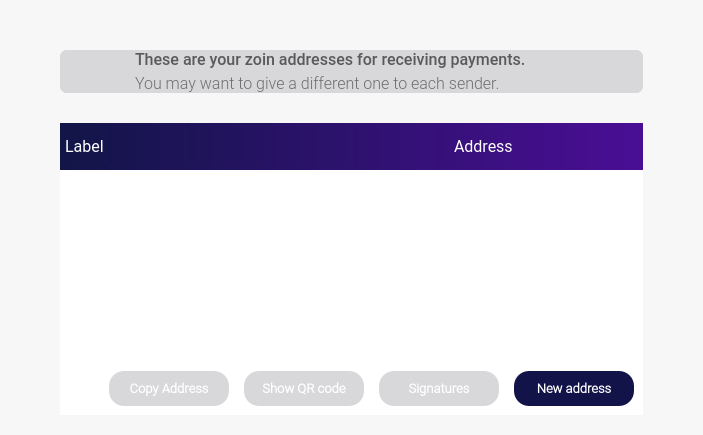
        <widget class="QFrame" name="frame">
         <property name="palette">
          <palette>
           <active>
            <colorrole role="Button">
             <brush brushstyle="SolidPattern">
              <color alpha="250">
               <red>247</red>
               <green>247</green>
               <blue>247</blue>
              </color>
             </brush>
            </colorrole>
            <colorrole role="Base">
             <brush brushstyle="SolidPattern">
              <color alpha="250">
               <red>247</red>
               <green>247</green>
               <blue>247</blue>
              </color>
             </brush>
            </colorrole>
            <colorrole role="Window">
             <brush brushstyle="SolidPattern">
              <color alpha="250">
               <red>247</red>
               <green>247</green>
               <blue>247</blue>
              </color>
             </brush>
            </colorrole>
           </active>
           <inactive>
            <colorrole role="Button">
             <brush brushstyle="SolidPattern">
              <color alpha="250">
               <red>247</red>
               <green>247</green>
               <blue>247</blue>
              </color>
             </brush>
            </colorrole>
            <colorrole role="Base">
             <brush brushstyle="SolidPattern">
              <color alpha="250">
               <red>247</red>
               <green>247</green>
               <blue>247</blue>
              </color>
             </brush>
            </colorrole>
            <colorrole role="Window">
             <brush brushstyle="SolidPattern">
              <color alpha="250">
               <red>247</red>
               <green>247</green>
               <blue>247</blue>
              </color>
             </brush>
            </colorrole>
           </inactive>
           <disabled>
            <colorrole role="Button">
             <brush brushstyle="SolidPattern">
              <color alpha="250">
               <red>247</red>
               <green>247</green>
               <blue>247</blue>
              </color>
             </brush>
            </colorrole>
            <colorrole role="Base">
             <brush brushstyle="SolidPattern">
              <color alpha="250">
               <red>247</red>
               <green>247</green>
               <blue>247</blue>
              </color>
             </brush>
            </colorrole>
            <colorrole role="Window">
             <brush brushstyle="SolidPattern">
              <color alpha="250">
               <red>247</red>
               <green>247</green>
               <blue>247</blue>
              </color>
             </brush>
            </colorrole>
           </disabled>
          </palette>
         </property>
         <property name="styleSheet">
          <string notr="true"/>
         </property>
         <property name="frameShape">
          <enum>QFrame::NoFrame</enum>
         </property>
         <property name="frameShadow">
          <enum>QFrame::Raised</enum>
         </property>
         <property name="lineWidth">
          <number>1</number>
         </property>
         <property name="midLineWidth">
          <number>0</number>
         </property>
         <layout class="QVBoxLayout" name="verticalLayout_4">
          <property name="spacing">
           <number>0</number>
          </property>
          <property name="leftMargin">
           <number>60</number>
          </property>
          <property name="topMargin">
           <number>50</number>
          </property>
          <property name="rightMargin">
           <number>60</number>
          </property>
          <property name="bottomMargin">
           <number>0</number>
          </property>
          <item>
           <widget class="QFrame" name="balance_frame">
            <property name="enabled">
             <bool>true</bool>
            </property>
            <property name="palette">
             <palette>
              <active>
               <colorrole role="Button">
                <brush brushstyle="SolidPattern">
                 <color alpha="255">
                  <red>216</red>
                  <green>216</green>
                  <blue>219</blue>
                 </color>
                </brush>
               </colorrole>
               <colorrole role="Base">
                <brush brushstyle="SolidPattern">
                 <color alpha="255">
                  <red>216</red>
                  <green>216</green>
                  <blue>219</blue>
                 </color>
                </brush>
               </colorrole>
               <colorrole role="Window">
                <brush brushstyle="SolidPattern">
                 <color alpha="255">
                  <red>216</red>
                  <green>216</green>
                  <blue>219</blue>
                 </color>
                </brush>
               </colorrole>
              </active>
              <inactive>
               <colorrole role="Button">
                <brush brushstyle="SolidPattern">
                 <color alpha="255">
                  <red>216</red>
                  <green>216</green>
                  <blue>219</blue>
                 </color>
                </brush>
               </colorrole>
               <colorrole role="Base">
                <brush brushstyle="SolidPattern">
                 <color alpha="255">
                  <red>216</red>
                  <green>216</green>
                  <blue>219</blue>
                 </color>
                </brush>
               </colorrole>
               <colorrole role="Window">
                <brush brushstyle="SolidPattern">
                 <color alpha="255">
                  <red>216</red>
                  <green>216</green>
                  <blue>219</blue>
                 </color>
                </brush>
               </colorrole>
              </inactive>
              <disabled>
               <colorrole role="Button">
                <brush brushstyle="SolidPattern">
                 <color alpha="255">
                  <red>216</red>
                  <green>216</green>
                  <blue>219</blue>
                 </color>
                </brush>
               </colorrole>
               <colorrole role="Base">
                <brush brushstyle="SolidPattern">
                 <color alpha="255">
                  <red>216</red>
                  <green>216</green>
                  <blue>219</blue>
                 </color>
                </brush>
               </colorrole>
               <colorrole role="Window">
                <brush brushstyle="SolidPattern">
                 <color alpha="255">
                  <red>216</red>
                  <green>216</green>
                  <blue>219</blue>
                 </color>
                </brush>
               </colorrole>
              </disabled>
             </palette>
            </property>
            <property name="contextMenuPolicy">
             <enum>Qt::DefaultContextMenu</enum>
            </property>
            <property name="styleSheet">
             <string notr="true">background-color: rgb(216, 216, 219);
border:0;
border-radius:7px;
border-style:solid;</string>
            </property>
            <property name="frameShape">
             <enum>QFrame::StyledPanel</enum>
            </property>
            <property name="frameShadow">
             <enum>QFrame::Plain</enum>
            </property>
            <property name="lineWidth">
             <number>1</number>
            </property>
            <layout class="QHBoxLayout" name="horizontalLayout_4">
             <property name="spacing">
              <number>0</number>
             </property>
             <property name="sizeConstraint">
              <enum>QLayout::SetDefaultConstraint</enum>
             </property>
             <property name="leftMargin">
              <number>0</number>
             </property>
             <property name="topMargin">
              <number>0</number>
             </property>
             <property name="rightMargin">
              <number>0</number>
             </property>
             <property name="bottomMargin">
              <number>0</number>
             </property>
             <item>
              <widget class="QPushButton" name="pushButton_3">
               <property name="sizePolicy">
                <sizepolicy hsizetype="Fixed" vsizetype="Preferred">
                 <horstretch>0</horstretch>
                 <verstretch>0</verstretch>
                </sizepolicy>
               </property>
               <property name="minimumSize">
                <size>
                 <width>75</width>
                 <height>0</height>
                </size>
               </property>
               <property name="text">
                <string/>
               </property>
               <property name="icon">
                <iconset resource="../../bitcoin.qrc">
                 <normaloff>:/icons/Exports_47</normaloff>:/icons/Exports_47</iconset>
               </property>
               <property name="iconSize">
                <size>
                 <width>70</width>
                 <height>70</height>
                </size>
               </property>
              </widget>
             </item>
             <item>
              <layout class="QVBoxLayout" name="verticalLayout_6">
               <property name="spacing">
                <number>5</number>
               </property>
               <property name="leftMargin">
                <number>0</number>
               </property>
               <property name="topMargin">
                <number>0</number>
               </property>
               <property name="bottomMargin">
                <number>0</number>
               </property>
               <item>
                <widget class="QLabel" name="label_3">
                 <property name="enabled">
                  <bool>false</bool>
                 </property>
                 <property name="sizePolicy">
                  <sizepolicy hsizetype="Preferred" vsizetype="Preferred">
                   <horstretch>0</horstretch>
                   <verstretch>0</verstretch>
                  </sizepolicy>
                 </property>
                 <property name="font">
                  <font>
                   <family>Roboto Medium</family>
                   <pointsize>12</pointsize>
                   <weight>50</weight>
                   <bold>false</bold>
                  </font>
                 </property>
                 <property name="layoutDirection">
                  <enum>Qt::LeftToRight</enum>
                 </property>
                 <property name="autoFillBackground">
                  <bool>false</bool>
                 </property>
                 <property name="styleSheet">
                  <string notr="true">color: rgb(90, 90, 90);</string>
                 </property>
                 <property name="text">
                  <string>These are your zoin addresses for receiving payments.</string>
                 </property>
                 <property name="alignment">
                  <set>Qt::AlignBottom|Qt::AlignLeading|Qt::AlignLeft</set>
                 </property>
                 <property name="indent">
                  <number>-1</number>
                 </property>
                </widget>
               </item>
               <item>
                <widget class="QLabel" name="labelUnconfirmed">
                 <property name="enabled">
                  <bool>false</bool>
                 </property>
                 <property name="sizePolicy">
                  <sizepolicy hsizetype="Preferred" vsizetype="Preferred">
                   <horstretch>0</horstretch>
                   <verstretch>0</verstretch>
                  </sizepolicy>
                 </property>
                 <property name="font">
                  <font>
                   <family>Roboto Light</family>
                   <pointsize>12</pointsize>
                   <weight>50</weight>
                   <bold>false</bold>
                  </font>
                 </property>
                 <property name="cursor">
                  <cursorShape>IBeamCursor</cursorShape>
                 </property>
                 <property name="toolTip">
                  <string>Total of transactions that have yet to be confirmed, and do not yet count toward the current balance</string>
                 </property>
                 <property name="layoutDirection">
                  <enum>Qt::LeftToRight</enum>
                 </property>
                 <property name="styleSheet">
                  <string notr="true">color: rgb(110, 110, 110);</string>
                 </property>
                 <property name="text">
                  <string notr="true">You may want to give a different one to each sender.</string>
                 </property>
                 <property name="alignment">
                  <set>Qt::AlignLeading|Qt::AlignLeft|Qt::AlignTop</set>
                 </property>
                 <property name="textInteractionFlags">
                  <set>Qt::LinksAccessibleByMouse|Qt::TextSelectableByKeyboard|Qt::TextSelectableByMouse</set>
                 </property>
                </widget>
               </item>
              </layout>
             </item>
            </layout>
           </widget>
          </item>
          <item>
           <layout class="QVBoxLayout" name="verticalLayout_11">
            <property name="topMargin">
             <number>30</number>
            </property>
           </layout>
          </item>
          <item>
           <widget class="QFrame" name="frame_4">
            <property name="palette">
             <palette>
              <active>
               <colorrole role="Button">
                <brush brushstyle="SolidPattern">
                 <color alpha="255">
                  <red>216</red>
                  <green>216</green>
                  <blue>219</blue>
                 </color>
                </brush>
               </colorrole>
               <colorrole role="Base">
                <brush brushstyle="SolidPattern">
                 <color alpha="255">
                  <red>216</red>
                  <green>216</green>
                  <blue>219</blue>
                 </color>
                </brush>
               </colorrole>
               <colorrole role="Window">
                <brush brushstyle="SolidPattern">
                 <color alpha="255">
                  <red>216</red>
                  <green>216</green>
                  <blue>219</blue>
                 </color>
                </brush>
               </colorrole>
              </active>
              <inactive>
               <colorrole role="Button">
                <brush brushstyle="SolidPattern">
                 <color alpha="255">
                  <red>216</red>
                  <green>216</green>
                  <blue>219</blue>
                 </color>
                </brush>
               </colorrole>
               <colorrole role="Base">
                <brush brushstyle="SolidPattern">
                 <color alpha="255">
                  <red>216</red>
                  <green>216</green>
                  <blue>219</blue>
                 </color>
                </brush>
               </colorrole>
               <colorrole role="Window">
                <brush brushstyle="SolidPattern">
                 <color alpha="255">
                  <red>216</red>
                  <green>216</green>
                  <blue>219</blue>
                 </color>
                </brush>
               </colorrole>
              </inactive>
              <disabled>
               <colorrole role="Button">
                <brush brushstyle="SolidPattern">
                 <color alpha="255">
                  <red>216</red>
                  <green>216</green>
                  <blue>219</blue>
                 </color>
                </brush>
               </colorrole>
               <colorrole role="Base">
                <brush brushstyle="SolidPattern">
                 <color alpha="255">
                  <red>216</red>
                  <green>216</green>
                  <blue>219</blue>
                 </color>
                </brush>
               </colorrole>
               <colorrole role="Window">
                <brush brushstyle="SolidPattern">
                 <color alpha="255">
                  <red>216</red>
                  <green>216</green>
                  <blue>219</blue>
                 </color>
                </brush>
               </colorrole>
              </disabled>
             </palette>
            </property>
            <property name="styleSheet">
             <string notr="true">background-color: rgb(216, 216, 219);
border:0;</string>
            </property>
            <property name="frameShape">
             <enum>QFrame::StyledPanel</enum>
            </property>
            <property name="frameShadow">
             <enum>QFrame::Raised</enum>
            </property>
            <layout class="QVBoxLayout" name="verticalLayout">
             <property name="spacing">
              <number>0</number>
             </property>
             <property name="leftMargin">
              <number>0</number>
             </property>
             <property name="topMargin">
              <number>0</number>
             </property>
             <property name="rightMargin">
              <number>0</number>
             </property>
             <property name="bottomMargin">
              <number>0</number>
             </property>
             <item>
              <widget class="QFrame" name="frame_2">
               <property name="sizePolicy">
                <sizepolicy hsizetype="Preferred" vsizetype="Preferred">
                 <horstretch>0</horstretch>
                 <verstretch>0</verstretch>
                </sizepolicy>
               </property>
               <property name="minimumSize">
                <size>
                 <width>0</width>
                 <height>0</height>
                </size>
               </property>
               <property name="styleSheet">
                <string notr="true">color:white;
background: QLinearGradient(x1: 0, y1: 0, x2: 1, y2: 0, stop: 0 #121548, stop: 1 #4a0e95);
border:0;
</string>
               </property>
               <property name="frameShape">
                <enum>QFrame::StyledPanel</enum>
               </property>
               <property name="frameShadow">
                <enum>QFrame::Raised</enum>
               </property>
               <property name="lineWidth">
                <number>0</number>
               </property>
               <layout class="QHBoxLayout" name="horizontalLayout_6">
                <property name="spacing">
                 <number>60</number>
                </property>
                <property name="leftMargin">
                 <number>5</number>
                </property>
                <property name="topMargin">
                 <number>5</number>
                </property>
                <property name="rightMargin">
                 <number>0</number>
                </property>
                <property name="bottomMargin">
                 <number>5</number>
                </property>
                <item>
                 <widget class="QFrame" name="frame_5">
                  <property name="frameShape">
                   <enum>QFrame::StyledPanel</enum>
                  </property>
                  <property name="frameShadow">
                   <enum>QFrame::Raised</enum>
                  </property>
                  <layout class="QHBoxLayout" name="horizontalLayout_2">
                   <property name="spacing">
                    <number>200</number>
                   </property>
                   <property name="leftMargin">
                    <number>0</number>
                   </property>
                   <property name="rightMargin">
                    <number>0</number>
                   </property>
                   <item>
                    <widget class="QLabel" name="label">
                     <property name="font">
                      <font>
                       <family>Roboto</family>
                       <pointsize>12</pointsize>
                       <weight>50</weight>
                       <bold>false</bold>
                      </font>
                     </property>
                     <property name="styleSheet">
                      <string notr="true">background-color: rgb(0,0,0,0);</string>
                     </property>
                     <property name="text">
                      <string>Label</string>
                     </property>
                    </widget>
                   </item>
                   <item>
                    <widget class="QLabel" name="label_4">
                     <property name="font">
                      <font>
                       <family>Roboto</family>
                       <pointsize>12</pointsize>
                       <weight>50</weight>
                       <bold>false</bold>
                      </font>
                     </property>
                     <property name="styleSheet">
                      <string notr="true">background-color: rgb(0,0,0,0);</string>
                     </property>
                     <property name="text">
                      <string>Address</string>
                     </property>
                    </widget>
                   </item>
                  </layout>
                 </widget>
                </item>
               </layout>
              </widget>
             </item>
             <item>
              <widget class="QTableView" name="tableView">
               <property name="palette">
                <palette>
                 <active>
                  <colorrole role="Button">
                   <brush brushstyle="SolidPattern">
                    <color alpha="255">
                     <red>255</red>
                     <green>255</green>
                     <blue>255</blue>
                    </color>
                   </brush>
                  </colorrole>
                  <colorrole role="Base">
                   <brush brushstyle="SolidPattern">
                    <color alpha="255">
                     <red>255</red>
                     <green>255</green>
                     <blue>255</blue>
                    </color>
                   </brush>
                  </colorrole>
                  <colorrole role="Window">
                   <brush brushstyle="SolidPattern">
                    <color alpha="255">
                     <red>255</red>
                     <green>255</green>
                     <blue>255</blue>
                    </color>
                   </brush>
                  </colorrole>
                 </active>
                 <inactive>
                  <colorrole role="Button">
                   <brush brushstyle="SolidPattern">
                    <color alpha="255">
                     <red>255</red>
                     <green>255</green>
                     <blue>255</blue>
                    </color>
                   </brush>
                  </colorrole>
                  <colorrole role="Base">
                   <brush brushstyle="SolidPattern">
                    <color alpha="255">
                     <red>255</red>
                     <green>255</green>
                     <blue>255</blue>
                    </color>
                   </brush>
                  </colorrole>
                  <colorrole role="Window">
                   <brush brushstyle="SolidPattern">
                    <color alpha="255">
                     <red>255</red>
                     <green>255</green>
                     <blue>255</blue>
                    </color>
                   </brush>
                  </colorrole>
                 </inactive>
                 <disabled>
                  <colorrole role="Button">
                   <brush brushstyle="SolidPattern">
                    <color alpha="255">
                     <red>255</red>
                     <green>255</green>
                     <blue>255</blue>
                    </color>
                   </brush>
                  </colorrole>
                  <colorrole role="Base">
                   <brush brushstyle="SolidPattern">
                    <color alpha="255">
                     <red>255</red>
                     <green>255</green>
                     <blue>255</blue>
                    </color>
                   </brush>
                  </colorrole>
                  <colorrole role="Window">
                   <brush brushstyle="SolidPattern">
                    <color alpha="255">
                     <red>255</red>
                     <green>255</green>
                     <blue>255</blue>
                    </color>
                   </brush>
                  </colorrole>
                 </disabled>
                </palette>
               </property>
               <property name="font">
                <font>
                 <family>Roboto Light</family>
                 <pointsize>12</pointsize>
                </font>
               </property>
               <property name="styleSheet">
                <string notr="true">background-color: rgb(255, 255, 255);
border:0;
</string>
               </property>
               <property name="lineWidth">
                <number>0</number>
               </property>
               <property name="showDropIndicator" stdset="0">
                <bool>false</bool>
               </property>
               <property name="selectionBehavior">
                <enum>QAbstractItemView::SelectRows</enum>
               </property>
               <property name="showGrid">
                <bool>false</bool>
               </property>
               <property name="gridStyle">
                <enum>Qt::NoPen</enum>
               </property>
               <property name="wordWrap">
                <bool>false</bool>
               </property>
               <property name="cornerButtonEnabled">
                <bool>false</bool>
               </property>
               <attribute name="horizontalHeaderVisible">
                <bool>false</bool>
               </attribute>
              </widget>
             </item>
             <item>
              <widget class="QFrame" name="frame_3">
               <property name="styleSheet">
                <string notr="true">color:white;
background-color: rgb(255,255,255);
border:0;
</string>
               </property>
               <property name="frameShape">
                <enum>QFrame::StyledPanel</enum>
               </property>
               <property name="frameShadow">
                <enum>QFrame::Raised</enum>
               </property>
               <layout class="QHBoxLayout" name="horizontalLayout_5">
                <property name="spacing">
                 <number>15</number>
                </property>
                <item>
                 <spacer name="horizontalSpacer">
                  <property name="orientation">
                   <enum>Qt::Horizontal</enum>
                  </property>
                  <property name="sizeHint" stdset="0">
                   <size>
                    <width>40</width>
                    <height>20</height>
                   </size>
                  </property>
                 </spacer>
                </item>
                <item>
                 <widget class="QPushButton" name="copyAddress">
                  <property name="sizePolicy">
                   <sizepolicy hsizetype="Fixed" vsizetype="Fixed">
                    <horstretch>0</horstretch>
                    <verstretch>0</verstretch>
                   </sizepolicy>
                  </property>
                  <property name="font">
                   <font>
                    <family>Roboto Light</family>
                    <pointsize>10</pointsize>
                    <weight>75</weight>
                    <bold>true</bold>
                   </font>
                  </property>
                  <property name="styleSheet">
                   <string notr="true">background-color: rgb(216, 216, 219);
color: white;
border-radius:15px;
height:35px;
width:120px;
border-color:gray;
border-width:0px;
border-style:solid;</string>
                  </property>
                  <property name="text">
                   <string>Copy Address</string>
                  </property>
                 </widget>
                </item>
                <item>
                 <widget class="QPushButton" name="showQRCode">
                  <property name="sizePolicy">
                   <sizepolicy hsizetype="Fixed" vsizetype="Fixed">
                    <horstretch>0</horstretch>
                    <verstretch>0</verstretch>
                   </sizepolicy>
                  </property>
                  <property name="font">
                   <font>
                    <family>Roboto Light</family>
                    <pointsize>10</pointsize>
                    <weight>75</weight>
                    <bold>true</bold>
                   </font>
                  </property>
                  <property name="styleSheet">
                   <string notr="true">background-color: rgb(216, 216, 219);
color: white;
border-radius:15px;
height:35px;
width:120px;
border-color:gray;
border-width:0px;
border-style:solid;</string>
                  </property>
                  <property name="text">
                   <string>Show QR code</string>
                  </property>
                 </widget>
                </item>
                <item>
                 <widget class="QPushButton" name="signMessage">
                  <property name="sizePolicy">
                   <sizepolicy hsizetype="Fixed" vsizetype="Fixed">
                    <horstretch>0</horstretch>
                    <verstretch>0</verstretch>
                   </sizepolicy>
                  </property>
                  <property name="font">
                   <font>
                    <family>Roboto Light</family>
                    <pointsize>10</pointsize>
                    <weight>75</weight>
                    <bold>true</bold>
                   </font>
                  </property>
                  <property name="styleSheet">
                   <string notr="true">background-color: rgb(216, 216, 219);
color: white;
border-radius:15px;
height:35px;
width:120px;
border-color:gray;
border-width:0px;
border-style:solid;</string>
                  </property>
                  <property name="text">
                   <string>Signatures</string>
                  </property>
                 </widget>
                </item>
                <item>
                 <widget class="QPushButton" name="newAddress">
                  <property name="sizePolicy">
                   <sizepolicy hsizetype="Fixed" vsizetype="Fixed">
                    <horstretch>0</horstretch>
                    <verstretch>0</verstretch>
                   </sizepolicy>
                  </property>
                  <property name="font">
                   <font>
                    <family>Roboto Light</family>
                    <pointsize>10</pointsize>
                    <weight>75</weight>
                    <bold>true</bold>
                   </font>
                  </property>
                  <property name="styleSheet">
                   <string notr="true">background-color: #121349;
color: white;
border-radius:15px;
height:35px;
width:120px;
border-color:gray;
border-width:0px;
border-style:solid;
</string>
                  </property>
                  <property name="text">
                   <string>New address</string>
                  </property>
                 </widget>
                </item>
               </layout>
              </widget>
             </item>
            </layout>
           </widget>
          </item>
          <item>
           <layout class="QHBoxLayout" name="horizontalLayout_7">
            <property name="spacing">
             <number>0</number>
            </property>
            <property name="topMargin">
             <number>0</number>
            </property>
            <item>
             <spacer name="horizontalSpacer_2">
              <property name="orientation">
               <enum>Qt::Horizontal</enum>
              </property>
              <property name="sizeHint" stdset="0">
               <size>
                <width>40</width>
                <height>20</height>
               </size>
              </property>
             </spacer>
            </item>
           </layout>
          </item>
         </layout>
        </widget>
